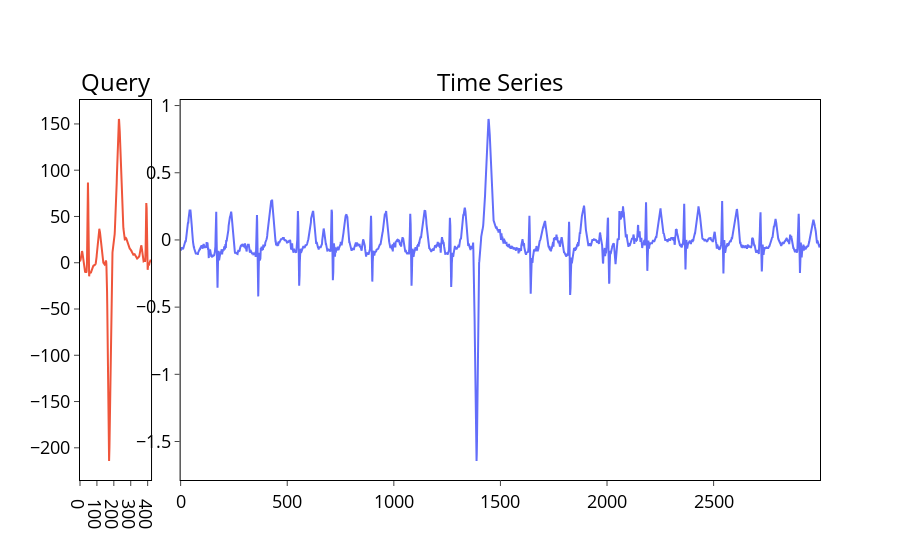

The code cell stored with this chart in its notebook:
### Markdown cell above
Далее выполните визулизацию временного ряда и образца поиска с помощью функции `plot_bestmatch_data()` из модуля *plots.py*.

### Code cell
plot_bestmatch_data(ts, query)

### Figure 1 — Plotly figure (JSON) as saved in the notebook; plotly's stock layout.template omitted (floating-point values rounded to 4 significant figures; data arrays with more than 128 entries replaced by an {"elided": "..."} marker saying what was removed)
{"data": [{"line": {"color": "#EF553B"}, "type": "scatter", "x": {"elided": "421 int values"}, "xaxis": "x", "y": {"elided": "421 float values"}, "yaxis": "y"}, {"line": {"color": "#636EFA"}, "type": "scatter", "x": {"elided": "3000 int values"}, "xaxis": "x2", "y": {"elided": "3000 float values"}, "yaxis": "y2"}], "layout": {"annotations": [{"font": {"color": "black", "size": 24}, "showarrow": false, "text": "Query", "x": 0.048, "xanchor": "center", "xref": "paper", "y": 1, "yanchor": "bottom", "yref": "paper"}, {"font": {"color": "black", "size": 24}, "showarrow": false, "text": "Time Series", "x": 0.568, "xanchor": "center", "xref": "paper", "y": 1, "yanchor": "bottom", "yref": "paper"}], "paper_bgcolor": "rgba(0,0,0,0)", "plot_bgcolor": "rgba(0,0,0,0)", "showlegend": false, "title": {"x": 0.5}, "xaxis": {"anchor": "y", "domain": [0, 0.096], "linecolor": "#000", "linewidth": 1, "mirror": true, "showgrid": false, "tickfont": {"color": "black", "size": 18}, "ticks": "outside", "tickwidth": 1}, "xaxis2": {"anchor": "y2", "domain": [0.136, 1], "linecolor": "#000", "linewidth": 1, "mirror": true, "showgrid": false, "tickfont": {"color": "black", "size": 18}, "ticks": "outside", "tickwidth": 1}, "yaxis": {"anchor": "x", "domain": [0, 1], "linecolor": "#000", "linewidth": 1, "mirror": true, "showgrid": false, "tickfont": {"color": "black", "size": 18}, "ticks": "outside", "tickwidth": 1, "zeroline": false}, "yaxis2": {"anchor": "x2", "domain": [0, 1], "linecolor": "#000", "linewidth": 1, "mirror": true, "showgrid": false, "tickfont": {"color": "black", "size": 18}, "ticks": "outside", "tickwidth": 1, "zeroline": false}}}
